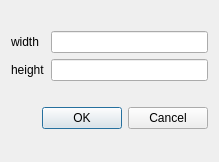
<?xml version="1.0" encoding="UTF-8"?>
<ui version="4.0">
 <class>dilationDialog</class>
 <widget class="QDialog" name="dilationDialog">
  <property name="geometry">
   <rect>
    <x>0</x>
    <y>0</y>
    <width>219</width>
    <height>162</height>
   </rect>
  </property>
  <property name="windowTitle">
   <string>膨胀</string>
  </property>
  <layout class="QVBoxLayout" name="verticalLayout">
   <item>
    <layout class="QGridLayout" name="gridLayout">
     <item row="0" column="1">
      <widget class="QLineEdit" name="widthEdit"/>
     </item>
     <item row="0" column="0">
      <widget class="QLabel" name="label">
       <property name="text">
        <string>width</string>
       </property>
      </widget>
     </item>
     <item row="1" column="0">
      <widget class="QLabel" name="label_2">
       <property name="text">
        <string>height</string>
       </property>
      </widget>
     </item>
     <item row="1" column="1">
      <widget class="QLineEdit" name="heightEdit"/>
     </item>
    </layout>
   </item>
   <item>
    <widget class="QDialogButtonBox" name="buttonBox">
     <property name="orientation">
      <enum>Qt::Horizontal</enum>
     </property>
     <property name="standardButtons">
      <set>QDialogButtonBox::Cancel|QDialogButtonBox::Ok</set>
     </property>
    </widget>
   </item>
  </layout>
 </widget>
 <resources/>
 <connections>
  <connection>
   <sender>buttonBox</sender>
   <signal>accepted()</signal>
   <receiver>dilationDialog</receiver>
   <slot>accept()</slot>
   <hints>
    <hint type="sourcelabel">
     <x>248</x>
     <y>254</y>
    </hint>
    <hint type="destinationlabel">
     <x>157</x>
     <y>274</y>
    </hint>
   </hints>
  </connection>
  <connection>
   <sender>buttonBox</sender>
   <signal>rejected()</signal>
   <receiver>dilationDialog</receiver>
   <slot>reject()</slot>
   <hints>
    <hint type="sourcelabel">
     <x>316</x>
     <y>260</y>
    </hint>
    <hint type="destinationlabel">
     <x>286</x>
     <y>274</y>
    </hint>
   </hints>
  </connection>
 </connections>
</ui>
